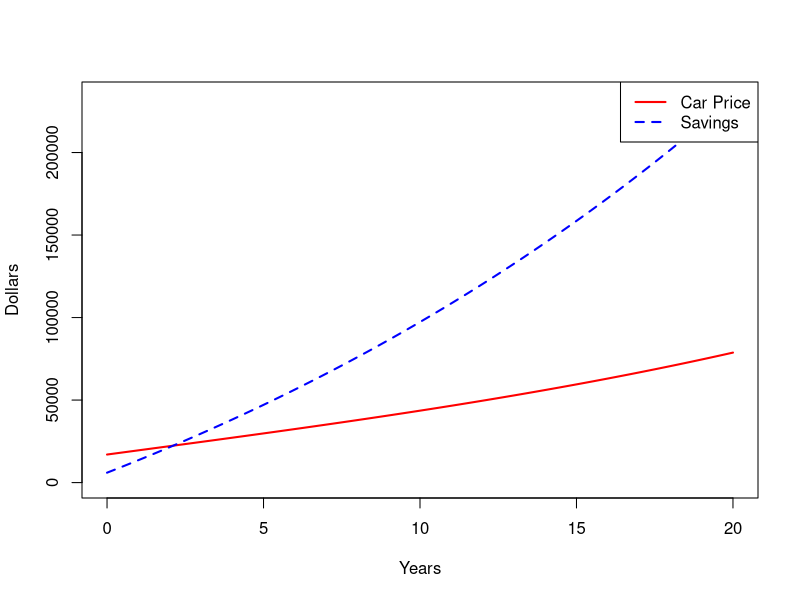

The R source for this figure:
# Earth Patel
# 9/22/2024
# New Car Affordability 

# initialize time
start_time <- 0
stop_time <- 20 
  delta_t <- 1/12 #1 month in years
  x <- seq(start_time, stop_time, delta_t)

# model parameters 
yearly_inflation_rate <- 0.05
yearly_interest_rate <- 0.04
yearly_depreciation_rate <- 0.08
monthly_payment <- 600 
new_car_initial_price <- 30000
used_car_initial_value <- 13000
savings_account_initial <- 6000

inflation_ratePerStep <- yearly_inflation_rate * delta_t
depreciation_ratePerStep <- yearly_depreciation_rate * delta_t
interest_ratePerStep <- yearly_interest_rate * delta_t 

# stock variables
oldCar <- vector(mode = "numeric", length = length(x))
oldCar[1] <- used_car_initial_value

newCar <- vector(mode = "numeric", length = length(x))
newCar[1] <- new_car_initial_price

savings <- vector(mode = "numeric", length = length(x))
savings[1] <- savings_account_initial

carPrice <- vector(mode = "numeric", length = length(x))
carPrice[1] <- new_car_initial_price - used_car_initial_value



# running the simulation
for (i in 2:length(x)) {
  oldCar[i] <- oldCar[i-1] - oldCar[i-1] * depreciation_ratePerStep
  newCar[i] <- newCar[i-1] + newCar[i-1] * inflation_ratePerStep
  savings[i] <- savings[i-1] + monthly_payment + savings[i-1] * interest_ratePerStep
  
  carPrice[i] <- newCar[i] - oldCar[i]
  
}


# plotting the graph
y_min <- min(0, min(carPrice), min(savings)) 
y_max <- max(max(carPrice), max(savings)) 


plot(
  x, 
  carPrice,
  type = 'l',
  col = 'red',
  xlab = 'Years',
  ylim = c(y_min, y_max),
  ylab = 'Dollars',
  lwd = 2
)


lines(x, savings, lwd = 2, lty = "dashed", col = 'blue')

legend("topright", legend = c("Car Price", "Savings"), col = c("red", "blue"), lty = c(1, 2), lwd = 2)

result <- x[which(savings > carPrice)[1]] 
cat("The lines cross after", result, "years")